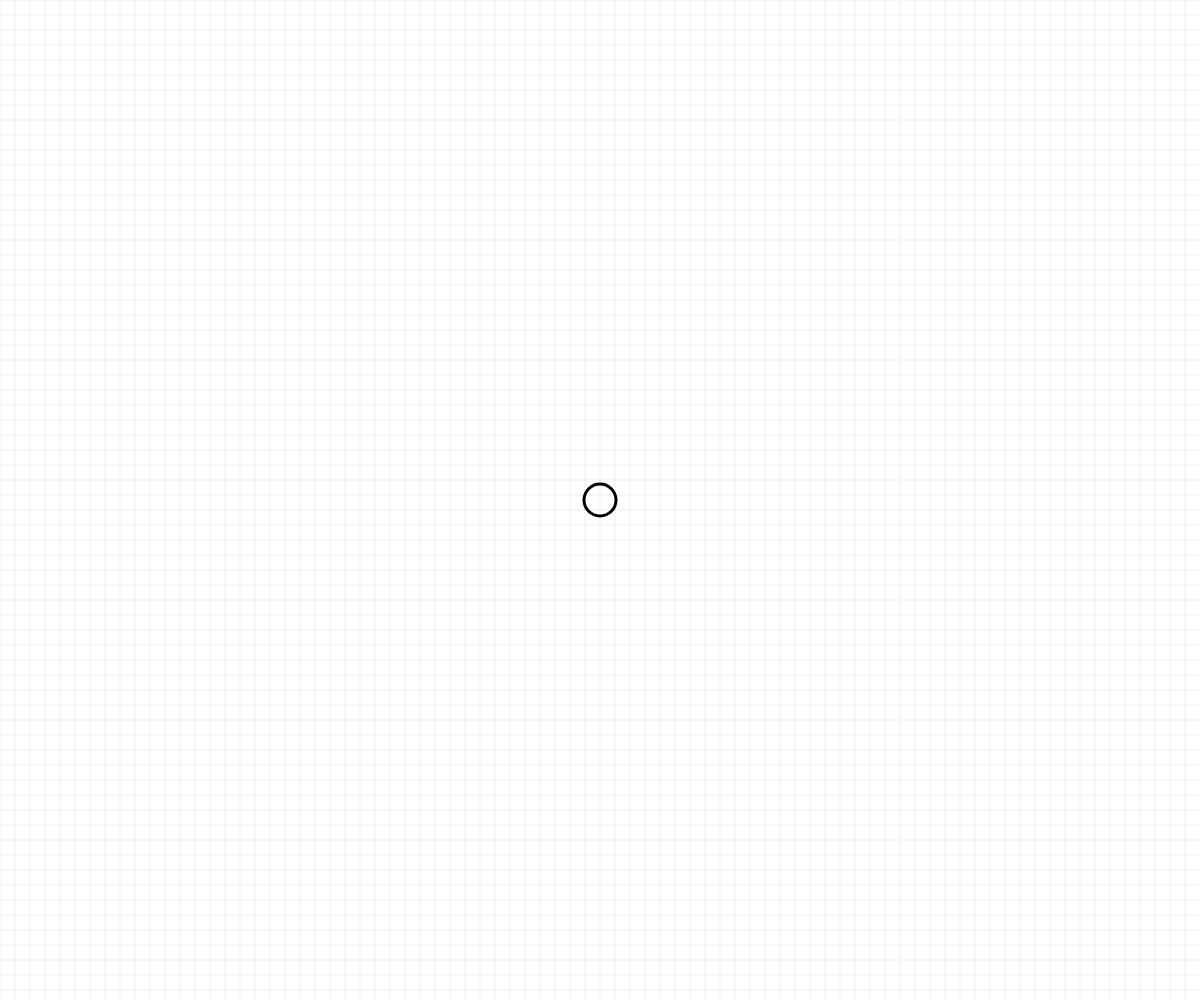
Frame 1 (no input)
Frame 60 (no input): identical to frame 1, image omitted
Frame 120 (the mouse pressed at the canvas centre since frame 60): identical to frame 1, image omitted

The p5.js sketch that drew this single still picture (run headless with seeded random() and noise() and a simulated clock; from frame 60 on, the mouse is pressed at the canvas centre):

// p5.js sketch
// ── sketch.js
let blob;

function setup() {
  createCanvas(windowWidth, windowHeight);
  //   frameRate(10);
  blob = new Blob();
}

function draw() {
  background(255);
  drawGrid();

  blob.update();
  blob.show();
}

function drawGrid() {
  push();
  for (let i = 0; i < windowWidth; i++) {
    if (i % 15 === 0) {
      strokeWeight(0.1);
      stroke(40, 200);
      line(i, 0, i, height);
      line(0, i, width, i);
    }
  }
  pop();
}

// ── Blob.js
class Blob {
  constructor() {
    this.pos = createVector(width / 2, height / 2);
    this.r = 32;
    this.vol = Math.floor((4 / 3) * PI * Math.pow(this.r, 2));
    this.vel = createVector();
    this.acc = createVector();
    this.mouseVec = createVector(mouseX, mouseY);
    // this.mouseVec.limit(0.3);
    // this.acc.limit(1);
    // this.vel.limit(7);
    console.log('mouse', this.mouseVec.mag());
  }

  applyForce(force) {
    this.acc.add(force);
  }

  update() {
    this.mouseVec = createVector(
      mouseX < this.pos.x ? -mouseX : mouseX,
      mouseY < this.pos.y ? -mouseY : mouseY
    );
    // this.mouseVec.limit(0.1);

    this.applyForce(this.mouseVec);
    this.vel.add(this.acc);

    if (mouseX === this.pos.x && mouseY === this.pos.y) {
      this.pos.x = mouseX;
    } else {
      this.pos.add(this.mouseVec);
    }
    this.acc.mult(0);
  }

  show() {
    push();
    noFill();
    strokeWeight(3);
    stroke(0);
    ellipse(this.pos.x, this.pos.y, this.r, this.r);
    pop();
  }
}
